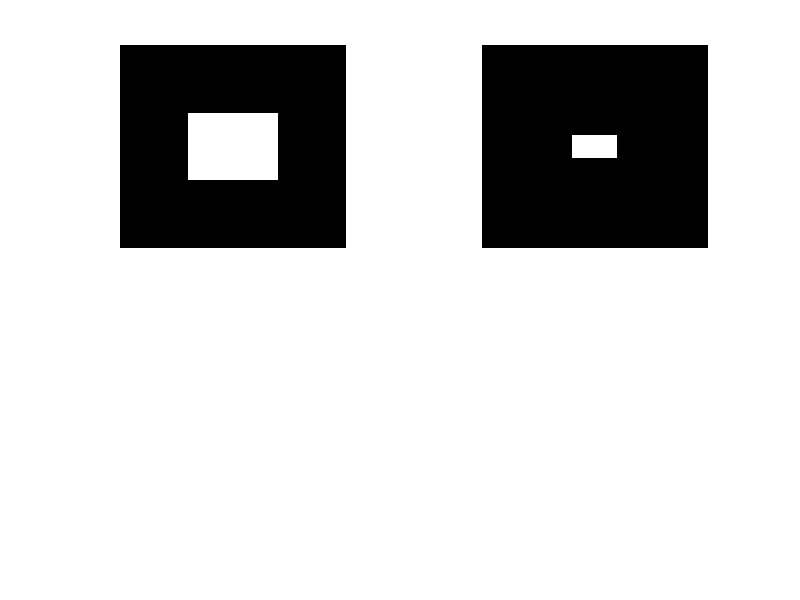

This chart was generated by the following MATLAB code: (Note: this script raises an error after producing the figure.)
BW1 = zeros(9,10);
BW1(4:6, 4:7)= 1;

SE = strel("square",3);
BW2 = imerode(BW1, SE);


subplot(2,2,1); imshow(BW1); hold on;
subplot(2,2,2); imshow(BW2);

SE2 = strel("disk", 3);
BW3 = imerode(BW1, SE2);

subplot(2,2,3); imshow(BW1);
subplot(2,2,4); imshow(BW3);